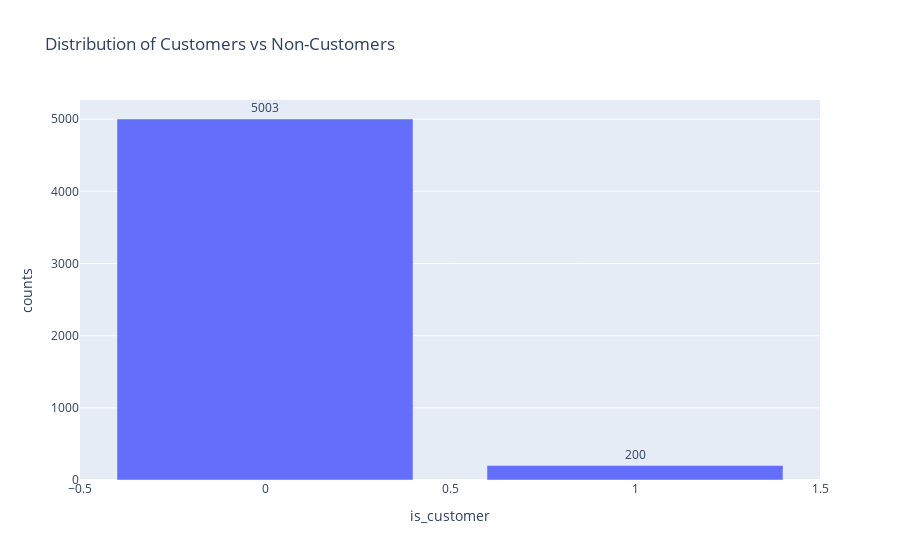

The cell this chart's notebook holds for it:
### Code cell
fig = px.bar(
    final_df["is_customer"].value_counts().rename_axis("is_customer").reset_index(name="counts"),
    x="is_customer",
    y="counts",
    text="counts",
    title="Distribution of Customers vs Non-Customers",
)
fig.update_traces(textposition="outside")
fig.show()

### Figure 1 — Plotly figure (JSON) as saved in the notebook; plotly's stock layout.template omitted (floating-point values rounded to 4 significant figures)
{"data": [{"hovertemplate": "is_customer=%{x}<br>counts=%{text}<extra></extra>", "legendgroup": "", "marker": {"color": "#636efa", "pattern": {"shape": ""}}, "name": "", "orientation": "v", "showlegend": false, "text": [5003.0, 200.0], "textposition": "outside", "type": "bar", "x": [0, 1], "xaxis": "x", "y": [5003, 200], "yaxis": "y"}], "layout": {"barmode": "relative", "legend": {"tracegroupgap": 0}, "title": {"text": "Distribution of Customers vs Non-Customers"}, "xaxis": {"anchor": "y", "domain": [0, 1], "title": {"text": "is_customer"}}, "yaxis": {"anchor": "x", "domain": [0, 1], "title": {"text": "counts"}}}}
